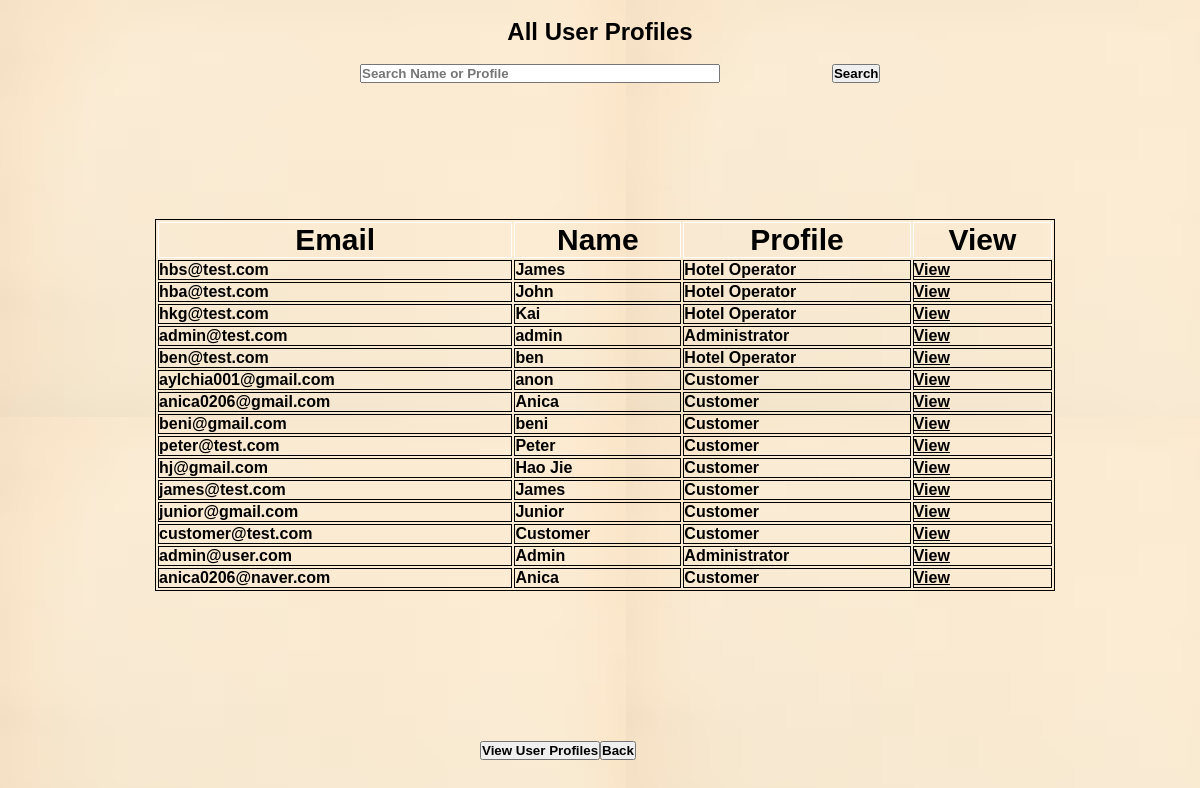
The app's page /adminPage/adminViewUserProfiles.php with its own data.
### tables this page shows
CREATE TABLE `users` (
  `id` int(11) NOT NULL,
  `email` varchar(100) NOT NULL,
  `password` varchar(45) NOT NULL,
  `name` varchar(45) NOT NULL,
  `dateofbirth` date NOT NULL,
  `profile` varchar(45) NOT NULL,
  `status` varchar(45) NOT NULL,
  `hotelID` varchar(45) DEFAULT NULL
);

### adminPage/adminViewUserProfiles.php (the view, shortened to what this page needs)
<?php
    if(isset($_POST['search']))
    {
        $valueToSearch = $_POST['valueToSearch'];
        $query = "select * from users where name = '$valueToSearch' or profile = '$valueToSearch'";
        $search_result = filterTable($query);
    }
    else
    {
        $query = "select * from users";
        $search_result = filterTable($query);
    }
    function filterTable($query)
    {
        $conn = mysqli_connect('sql112.epizy.com', 'epiz_34044351', '5seDrTWBZn31Qc', 'epiz_34044351_checkinn' );
        $filter_result = mysqli_query($conn, $query);
        return $filter_result;
    }
?>
<!DOCTYPE html>
<html lang = "en">
    <head>
    </head>
    <body class = "bg-dark">
        <div class = "container">
            <div class = "row mt-5">
                <div class = "col">
                    <div class = "card mt-5">
                        <div class = "card-header">
                            <h2 class = "display-6 text-center"> All User Profiles </h2>
                        </div>
                        <form action = "" method = "POST">
                            <br>
                            <input id = "inputbox" type="text" name= "valueToSearch" placeholder="Search Name or Profile">
                            <input id = "but" type = "submit" name= "search" style="position:absolute; left:35%;" value="Search"><br><br><br>
                        <div class = "card-body">
                            <table class = "table table-bordered text-center">
                                <tr class = "bg-dark text-white">
                                    <th> Email </th>
                                    <th> Name </th>
                                    <th> Profile </th>
                                    <th> View </th>
                                </tr>
                                <?php
                                    while($row = mysqli_fetch_array($search_result)) :?>
                                    <tr>
                                    <td><?php echo $row['email']; ?></td>
                                    <td><?php echo $row['name']; ?></td>
                                    <td><?php echo $row['profile']; ?></td>
                                    <td><a href="viewUserProfile.php?n=<?php echo $row['email']; ?>" style="color: black;">View</a></td>
                                </tr>
                                <?php endwhile;?>
                        </table>
                                </div>
                                <p style="text-align:left;">
                                <tr>
                                    <td><br><input id="button" type="button" style="position:absolute; left: 40%; bottom:5%;" onclick="location.href='adminViewUserProfiles.php'" name="ua" value="View User Profiles"></td>
                                </tr>
                                <tr>
                                    <td><br><input id="button" type="button" style="position:absolute; left:50%; bottom:5%;" onclick="location.href='adminDashboard.php'" name="back" value="Back"></td>
                                </tr>
                                </div>
                            </div>
                        </div>
                    </div>
        </body>
</html>

### adminPage/adminViewUserProfiles.php (style rules this page uses)
* { padding: 0; margin: 0; box-sizing: border-box; font-family: 'Poppins', sans-serif; font-weight: 600; }
body { width: 100%; height: 100vh; background-color: #34495e; position: relative; font-family: 'verdana',sans-serif; background-image: url('cream.jpg'); }
table { width: 75%; position: absolute; top: 50%; left: 50%; transform: translate(-50%,-50%); border: 1px solid black; margin: 5px; }
th { border: 1px solid white; font-size: 30px; }
h2 { text-align: center; }
td { border: 1px solid black; }
#inputbox { transform: translate(100%, 0%); width:30%; height: 40%; }
#but { transform: translate(850%, 0%); text-align: bottom; }

### records on screen
users: email "hbs@test.com", name "James", profile "Hotel Operator"
users: email "hba@test.com", name "John", profile "Hotel Operator"
users: email "hkg@test.com", name "Kai", profile "Hotel Operator"
users: email "admin@test.com", name "admin", profile "Administrator"
users: email "ben@test.com", name "ben", profile "Hotel Operator"
users: email "aylchia001@gmail.com", name "anon", profile "Customer"
users: email "anica0206@gmail.com", name "Anica", profile "Customer"
users: email "beni@gmail.com", name "beni", profile "Customer"
users: email "peter@test.com", name "Peter", profile "Customer"
users: email "hj@gmail.com", name "Hao Jie", profile "Customer"
users: email "james@test.com", name "James", profile "Customer"
users: email "junior@gmail.com", name "Junior", profile "Customer"
users: email "customer@test.com", name "Customer", profile "Customer"
users: email "admin@user.com", name "Admin", profile "Administrator"
users: email "anica0206@naver.com", name "Anica", profile "Customer"
